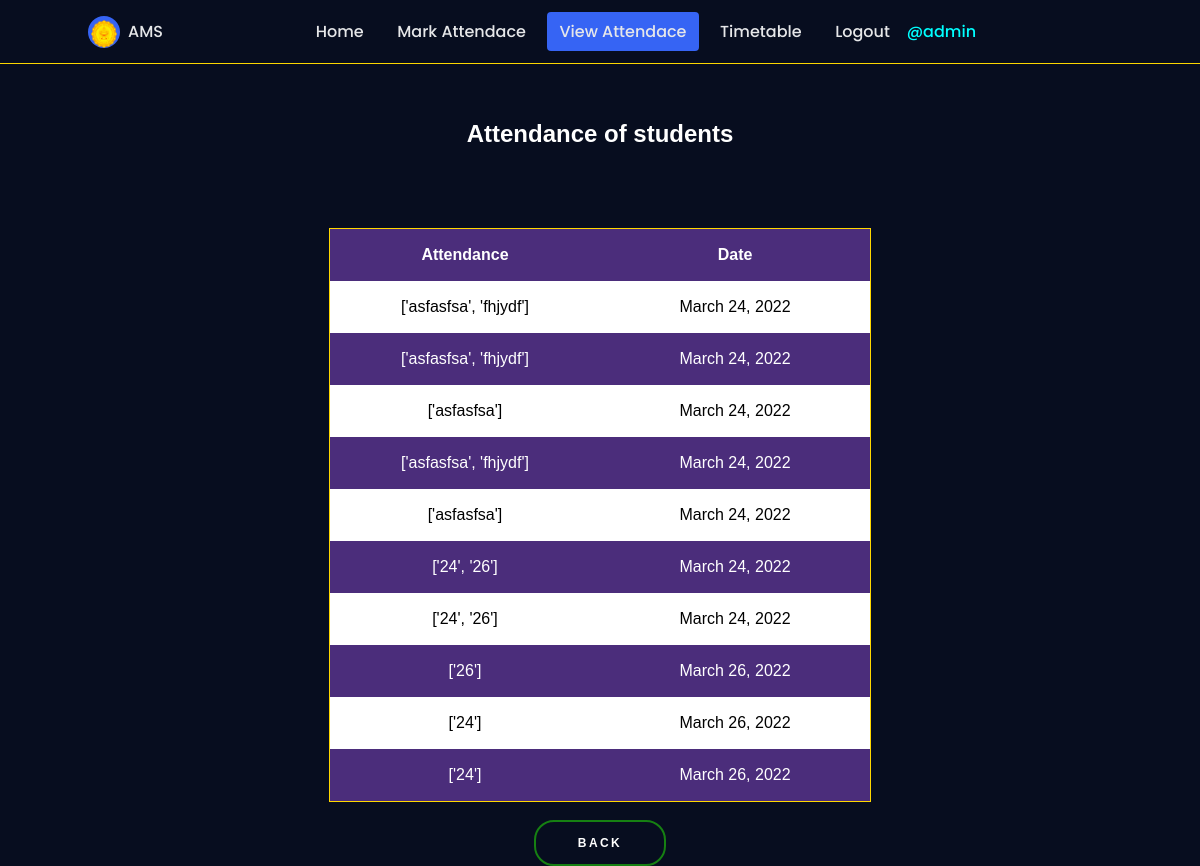
The page /viewattend/2/ (signed in) on the database its author committed.
### attendance_management_system/models.py (models this page shows, shortened)
class Attendance(models.Model):
    classname = models.CharField(max_length=40, default=None)
    attendrecord = models.CharField(max_length=40, default=None)
    date = models.DateField(default=None)

### attendance_management_system/views.py (the view)
# urls.py: path('viewattend/<str:pk>/',views.viewattend, name="viewattend"),
@login_required(login_url='/login')
def viewattend(request, pk):
    classname = Attendance.objects.filter(classname=pk)
    context={'classname': classname}
    return render(request, 'viewattendance.html', context)

### templates/viewattendance.html (shortened to what this page needs)
<!DOCTYPE html>
<html lang="en">
{% load static %}
<head>
    <link href="https://stackpath.bootstrapcdn.com/font-awesome/4.7.0/css/font-awesome.min.css" rel="stylesheet">
    <link rel="stylesheet" href="{% static '/viewattendance/css/styles.css' %}">
</head>
<body>
    <header class="header">
        <nav class="nav" id="nav-menu">
            <div class="nav__content bd-grid">
                <div class="nav__perfil">
                    <div class="nav__img">
                        <img src="static/viewattendance/img/2.png" alt="">
                    </div>
                    <div>
                        <a href="#" class="nav__name">AMS</a>
                    </div>
                </div>
                <div class="nav__menu">
                    <ul class="nav__list">
                        <li class="nav__item"><a href="{% url 'home' %}" class="nav__link">Home</a></li>
                        <li class="nav__item"><a href="{% url 'teacherhome' %}" class="nav__link">Mark Attendace</a></li>
                        <li class="nav__item"><a href="{% url 'viewattendance' %}" class="nav__link active">View Attendace</a></li>
                        <li class="nav__item"><a href="{% url 'timetable' %}" class="nav__link">Timetable</a></li>
                        {% if request.user.is_authenticated %}
                        <li class="nav__item"><a href="{% url 'logout' %}" class="nav__link">Logout</a></li>
                        <span style="color:cyan;">@{{request.user.username}}</span>
                        {% else %}
                        <li class="nav__item"><a href="{% url 'login' %}" class="nav__link">Login</a></li>
                        {% endif %}
                    </ul>
                </div>
            </div>
        </nav>
    </header>
    <div class="container">
        <h2>Attendance of students</h2>
        <table class="table">
            <tr>
                <th>Attendance</th>
                <th>Date</th>
            </tr>
            {% for view in classname %}
            <tr>
                <td>{{view.attendrecord}}</td>
                <td>{{view.date}}</td>
            </tr>
            {% endfor %}
        </table><br>
        <input type="button" class="submit" value="BACK" onclick="window.location.href='viewattendancehome.html' " />
    </div>
</body>
</html>

### static/viewattendance/css/styles.css (style rules this page uses)
:root { --header-height: 3rem; --first-color: #3664F4; --dark-color: #070D1F; --dark-color-alt: #282B3A; --white-color: #E6E7E9; --body-font: 'Poppins', sans-serif; --normal-font-size: .938rem; --small-font-size: .813rem; --z-fixed: 100; }
@media screen and (min-width: 768px) { :root { --normal-font-size: 1rem; --small-font-size: .875rem; } }
table { border-collapse: collapse; text-align: center; border-color: black; margin-left: 37%; margin-top: 20px; color: black; border: 1px solid gold; animation: Slide_Up 0.8s ease; }
.container { align-items: center; font-family: sans-serif; text-align: center; margin-top: 15vh; }
table.table { margin-left: auto; margin-right: auto; margin-top: 10vh; }
tr:nth-child(odd) { background-color: hsl(263, 46%, 33%); color: white; }
tr:nth-child(even) { background-color: white; }
h2 { text-align: center; color: white; margin-top: 90px; animation: Slide_Up 0.8s ease; }
tr, th, td { padding: 17px; width: 30%; }
body { margin: var(--header-height) 0 0 0; font-family: var(--body-font); font-size: var(--normal-font-size); font-weight: 500; background-color: var(--dark-color); }
ul { margin: 0; padding: 0; list-style: none; }
a { text-decoration: none; }
img { max-width: 100%; height: 100%; }
.submit { position: relative; background: transparent; border: 2px solid rgb(22, 128, 18); padding: 14px 42px; border-radius: 20px; cursor: pointer; overflow: hidden; outline: none; font-weight: bold; font-size: 12px; color: white; letter-spacing: .2em; transition: all .2s ease; animation: Slide_Up 0.8s ease; }
.bd-grid { max-width: 1024px; display: -ms-grid; display: grid; -ms-grid-columns: 100%; grid-template-columns: 100%; margin-left: 1.5rem; margin-right: 1.5rem; }
.header { width: 100%; height: var(--header-height); position: fixed; top: 0; left: 0; padding: 0 1.5rem; background-color: transparent; z-index: var(--z-fixed); display: -webkit-box; display: -ms-flexbox; display: flex; -webkit-box-pack: justify; -ms-flex-pack: justify; justify-content: space-between; -webkit-box-align: center; -ms-flex-align: center; align-items: center; border-bottom: 1px solid rgb(252, 214, 0); animation: Slide_Up 0.8s ease; }
.nav__content { height: 100%; -ms-grid-rows: max-content 1fr max-content; grid-template-rows: -webkit-max-content 1fr -webkit-max-content; grid-template-rows: max-content 1fr max-content; row-gap: 2rem; }
.nav__img { display: -webkit-box; display: -ms-flexbox; display: flex; -webkit-box-pack: center; -ms-flex-pack: center; justify-content: center; padding-top: .25rem; margin-bottom: .8rem; width: 56px; height: 56px; background-color: var(--first-color); border-radius: 50%; overflow: hidden; }
.nav__img img { width: 46px; }
.nav__name { display: block; color: var(--white-color); }
.nav__menu { -ms-flex-item-align: center; -ms-grid-row-align: center; align-self: center; }
.nav__item { margin: 2.5rem 0; }
.nav__link { color: var(--white-color); }
.active { color: var(--first-color); }
@media screen and (min-width: 768px) { body { margin: 0; } }
@media screen and (min-width: 768px) { .header { height: calc(var(--header-height) + 1rem); } }
@media screen and (min-width: 768px) { .nav { width: 100%; } }
@media screen and (min-width: 768px) { .nav__content { -ms-grid-columns: (max-content)[3]; grid-template-columns: repeat(3, -webkit-max-content); grid-template-columns: repeat(3, max-content); -ms-grid-rows: 1fr; grid-template-rows: 1fr; -webkit-column-gap: 1rem; column-gap: 1rem; -webkit-box-pack: justify; -ms-flex-pack: justify; justify-content: space-between; } }
@media screen and (min-width: 768px) { .nav__perfil { display: -webkit-box; display: -ms-flexbox; display: flex; -webkit-box-align: center; -ms-flex-align: center; align-items: center; } }
@media screen and (min-width: 768px) { .nav__img { width: 32px; height: 32px; margin-right: .5rem; margin-bottom: 0; -webkit-box-align: center; -ms-flex-align: center; align-items: center; } }
@media screen and (min-width: 768px) { .nav__img img { width: 26px; } }
@media screen and (min-width: 768px) { .nav__list { display: -webkit-box; display: -ms-flexbox; display: flex; } }
@media screen and (min-width: 768px) { .nav__item { margin: 0 .25rem; } }
@media screen and (min-width: 768px) { .nav__link { padding: .5rem .8rem; border-radius: .25rem; } }
@media screen and (min-width: 768px) { .active { background-color: var(--first-color); color: var(--white-color); } }

### rows shown on the page
Attendance: attendrecord "['asfasfsa', 'fhjydf']", date "March 24, 2022"
Attendance: attendrecord "['asfasfsa', 'fhjydf']", date "March 24, 2022"
Attendance: attendrecord "['asfasfsa']", date "March 24, 2022"
Attendance: attendrecord "['asfasfsa', 'fhjydf']", date "March 24, 2022"
Attendance: attendrecord "['asfasfsa']", date "March 24, 2022"
Attendance: attendrecord "['24', '26']", date "March 24, 2022"
Attendance: attendrecord "['24', '26']", date "March 24, 2022"
Attendance: attendrecord "['26']", date "March 26, 2022"
Attendance: attendrecord "['24']", date "March 26, 2022"
Attendance: attendrecord "['24']", date "March 26, 2022"

### other values the page prints
{{ request.user.username }} "admin"
